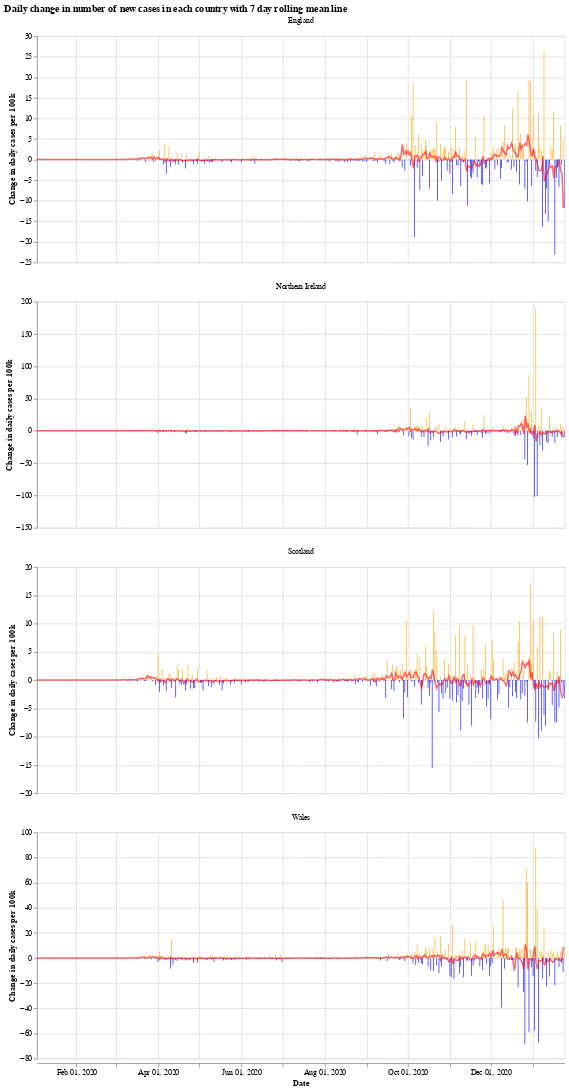

Notebook source saved alongside this figure:
### Markdown cell above
We will use the Python library `Altair` for visualising the data, see the [altair docs](https://altair-viz.github.io/) for more information.

First we have a graph which shows the daily change in the number of new cases for each country. This number jumps up and down all over the place, which is likely due to delay in reporting of new cases over the weekend. Another interesting thing is that it looks like the daily cases in Wales experienced a much shorter period of calm over the summer (calm in the sense of daily cases not jumping up and down).

The orange bars are days when the number of new cases (per 100k population) was more than the previous day, while the blue are days when the number of new cases dropped. The red line is the 7 day moving average. 

When the moving average line is below 0, it means that there is a consistent drop in new cases. We can see this clearly happening around the times that lockdowns were introduced (though, to varying degrees). I will update the graphs soon with a marker of when each lockdown started.

### Code cell
# collapse
import altair as alt

bars = alt.Chart(uk_cases).mark_bar().encode(
    x=alt.X("yearmonthdate(date):T", axis=alt.Axis(title='Date')),
    y=alt.Y("casesChangeRate:Q", axis=alt.Axis(title='Change in daily cases per 100k')),
    tooltip='casesChange',
    color=alt.condition(
        alt.datum.casesChangeRate > 0,
        alt.value("orange"),  # The positive color
        alt.value("blue")  # The negative color
    )
).properties(title='Daily change in number of new cases with 7 day rolling mean',width=700).interactive()

line = alt.Chart(uk_cases).mark_line(
    color='red',
    size=2,
    opacity=0.6
).transform_window(
    rolling_mean='mean(casesChangeRate)',
    frame=[0, 7],
    groupby=['areaName']
).encode(
    x='yearmonthdate(date):T',
    y='rolling_mean:Q'
)

alt.layer(bars, line, data=uk_cases).facet(alt.Column(
    'areaName', title=''), columns=1).resolve_scale(y='independent').properties(title='Daily change in number of new cases in each country with 7 day rolling mean line')

### Figure 1 — Vega-Lite specification as saved in the notebook (floating-point values rounded to 4 significant figures; data arrays with more than 128 entries replaced by an {"elided": "..."} marker saying what was removed)
{"config": {"view": {"continuousWidth": 400, "continuousHeight": 300}}, "data": {"name": "data-d6820a0e84e1e6159259e25c398be902"}, "facet": {"type": "nominal", "field": "areaName", "title": ""}, "spec": {"layer": [{"mark": "bar", "encoding": {"color": {"condition": {"value": "orange", "test": "(datum.casesChangeRate > 0)"}, "value": "blue"}, "tooltip": {"type": "quantitative", "field": "casesChange"}, "x": {"type": "temporal", "axis": {"title": "Date"}, "field": "date", "timeUnit": "yearmonthdate"}, "y": {"type": "quantitative", "axis": {"title": "Change in daily cases per 100k"}, "field": "casesChangeRate"}}, "selection": {"selector001": {"type": "interval", "bind": "scales", "encodings": ["x", "y"]}}, "title": "Daily change in number of new cases with 7 day rolling mean", "width": 700}, {"mark": {"type": "line", "color": "red", "opacity": 0.6, "size": 2}, "encoding": {"x": {"type": "temporal", "field": "date", "timeUnit": "yearmonthdate"}, "y": {"type": "quantitative", "field": "rolling_mean"}}, "transform": [{"window": [{"op": "mean", "field": "casesChangeRate", "as": "rolling_mean"}], "frame": [0, 7], "groupby": ["areaName"]}]}]}, "columns": 1, "resolve": {"scale": {"y": "independent"}}, "title": "Daily change in number of new cases in each country with 7 day rolling mean line", "$schema": "https://vega.github.io/schema/vega-lite/v4.8.1.json", "datasets": {"data-d6820a0e84e1e6159259e25c398be902": {"elided": "1548 records"}}}
